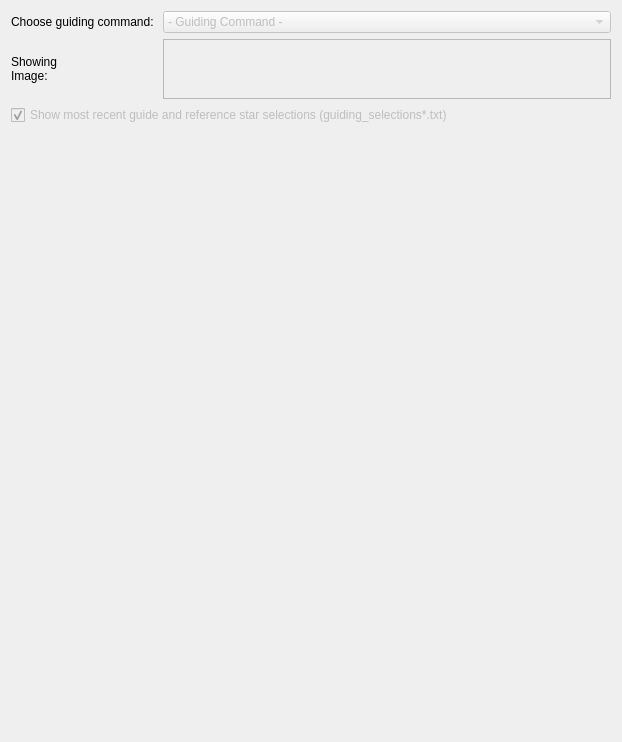
                <widget class="QWidget" name="tab_converted">
                 <attribute name="title">
                  <string>Converted FGS Image</string>
                 </attribute>
                 <layout class="QGridLayout" name="gridLayout_6">
                  <item row="3" column="0" colspan="2">
                   <widget class="QCheckBox" name="checkBox_showStars">
                    <property name="enabled">
                     <bool>false</bool>
                    </property>
                    <property name="toolTip">
                     <string>Show or hide the locations of stars and star selections as found in the ALLpsfs.txt and regfile in the root directory</string>
                    </property>
                    <property name="text">
                     <string>Show most recent guide and reference star selections (guiding_selections*.txt)</string>
                    </property>
                    <property name="checked">
                     <bool>true</bool>
                    </property>
                   </widget>
                  </item>
                  <item row="2" column="1">
                   <widget class="QTextEdit" name="textEdit_showingConverted">
                    <property name="enabled">
                     <bool>false</bool>
                    </property>
                    <property name="sizePolicy">
                     <sizepolicy hsizetype="Expanding" vsizetype="Maximum">
                      <horstretch>0</horstretch>
                      <verstretch>0</verstretch>
                     </sizepolicy>
                    </property>
                    <property name="maximumSize">
                     <size>
                      <width>16777215</width>
                      <height>60</height>
                     </size>
                    </property>
                    <property name="toolTip">
                     <string>Path to the converted FGS image found at the out and root directories specified</string>
                    </property>
                    <property name="styleSheet">
                     <string notr="true">QTextEdit { background-color : #ECECEC }
\</string>
                    </property>
                   </widget>
                  </item>
                  <item row="2" column="0">
                   <widget class="QLabel" name="label_showingConverted">
                    <property name="toolTip">
                     <string>Path to the converted FGS image found at the out and root directories specified</string>
                    </property>
                    <property name="text">
                     <string>Showing
Image:</string>
                    </property>
                    <property name="buddy">
                     <cstring>label_showingInput</cstring>
                    </property>
                   </widget>
                  </item>
                  <item row="1" column="1">
                   <widget class="QComboBox" name="comboBox_showcommandsconverted">
                    <property name="enabled">
                     <bool>false</bool>
                    </property>
                    <property name="toolTip">
                     <string>Choose the guiding command to show the guide and reference star locations</string>
                    </property>
                    <item>
                     <property name="text">
                      <string>- Guiding Command - </string>
                     </property>
                    </item>
                   </widget>
                  </item>
                  <item row="4" column="0" colspan="2">
                   <widget class="QWidget" name="canvas_converted_slot" native="true">
                    <property name="sizePolicy">
                     <sizepolicy hsizetype="Expanding" vsizetype="Expanding">
                      <horstretch>0</horstretch>
                      <verstretch>0</verstretch>
                     </sizepolicy>
                    </property>
                    <property name="minimumSize">
                     <size>
                      <width>600</width>
                      <height>600</height>
                     </size>
                    </property>
                   </widget>
                  </item>
                  <item row="1" column="0">
                   <widget class="QLabel" name="label_showcommandsconverted">
                    <property name="toolTip">
                     <string>Choose the guiding command to show the guide and reference star locations</string>
                    </property>
                    <property name="text">
                     <string>Choose guiding command: </string>
                    </property>
                   </widget>
                  </item>
                 </layout>
                </widget>
